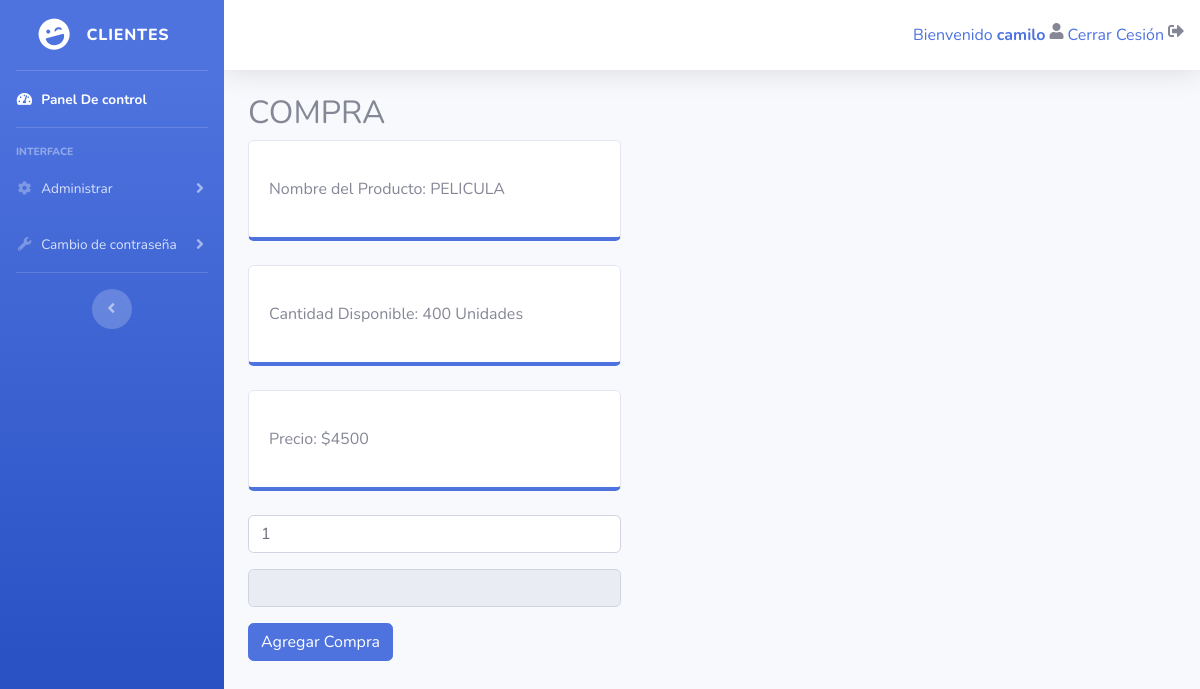
/peliculasplasticas/VerProducto.php?id=1 (signed in), run on the app's committed database.
### tables this page shows
CREATE TABLE `producto` (
  `id_prod` int(11) NOT NULL,
  `Nombre` varchar(255) NOT NULL,
  `id_materia_prima_1` int(11) NOT NULL,
  `id_materia_prima_2` int(11) NOT NULL,
  `requisito_1` int(11) NOT NULL,
  `requisito_2` int(11) NOT NULL
);

CREATE TABLE `fabricacion` (
  `id_fab` int(11) NOT NULL,
  `id_prod` int(11) NOT NULL,
  `cantidad` int(11) NOT NULL,
  `precio` double NOT NULL,
  `fecha` date NOT NULL
);

### peliculasplasticas/VerProducto.php (the view, shortened to what this page needs)
<?php
include_once 'conexion.php';
if ($_GET) {
  $id = $_GET['id'];
  $sql_unico = 'SELECT * FROM fabricacion WHERE id_fab=?';
  $gsent_unico = $pdo->prepare($sql_unico);
  $gsent_unico->execute(array($id));
  $resultado_unico = $gsent_unico->fetch();
  $id2 = $resultado_unico['id_prod'];
  $sql_unico2 = 'SELECT * FROM producto WHERE id_prod=?';
  $gsent_unico2 = $pdo->prepare($sql_unico2);
  $gsent_unico2->execute(array($id2));
  $resultado_unico2 = $gsent_unico2->fetch();
}
?>
<!DOCTYPE html>
<html lang="en">
<head>
  <link href="vendor/fontawesome-free/css/all.min.css" rel="stylesheet" type="text/css">
  <link href="css/sb-admin-2.min.css" rel="stylesheet">
</head>
<body id="page-top">
  <div class="nav-collapse">
    <div id="wrapper">
      <ul class="navbar-nav bg-gradient-primary sidebar sidebar-dark accordion" id="accordionSidebar">
        <a class="sidebar-brand d-flex align-items-center justify-content-center" href="admin.php">
          <div class="sidebar-brand-icon rotate-n-15">
            <i class="fas fa-laugh-wink"></i>
          </div>
          <div class="sidebar-brand-text mx-3">CLIENTES</div>
        </a>
        <hr class="sidebar-divider my-0">
        <li class="nav-item active">
          <a class="nav-link" href="admin.php">
            <i class="fas fa-fw fa-tachometer-alt"></i>
            <span>Panel De control</span></a>
        </li>
        <hr class="sidebar-divider">
        <div class="sidebar-heading">
          Interface
        </div>
        <li class="nav-item">
          <a class="nav-link collapsed" href="admin.php" data-toggle="collapse" data-target="#collapseTwo" aria-expanded="true" aria-controls="collapseTwo">
            <i class="fas fa-fw fa-cog"></i>
            <span>Administrar</span>
          </a>
        </li>
        <li class="nav-item">
          <a class="nav-link collapsed" href="#" data-toggle="collapse" data-target="#collapseUtilities" aria-expanded="true" aria-controls="collapseUtilities">
            <i class="fas fa-fw fa-wrench"></i>
            <span>Cambio de contraseña</span>
          </a>
        </li>
        <hr class="sidebar-divider d-none d-md-block">
        <div class="text-center d-none d-md-inline">
          <button class="rounded-circle border-0" id="sidebarToggle"></button>
        </div>
      </ul>
      <div id="content-wrapper" class="d-flex flex-column">
        <div id="content">
          <nav class="navbar navbar-expand navbar-light bg-white topbar mb-4 static-top shadow">
            <ul class="navbar-nav ml-auto">
              <ul class="nav pull-right">
                <li class="nav-item dropdown no-arrow mx-1"><a href="">Bienvenido <strong><?php echo $_SESSION['user']; ?> </strong> </a></li>
                <i class="fas fa-user"></i>
                <li class="nav-item dropdown no-arrow mx-1"><a href="desconectar.php"> Cerrar Cesión </a></li>
                <i class="fas fa-sign-out-alt"></i>
              </ul>
            </ul>
          </nav>
          <div class="container-fluid">
            <div class="row">
              <div class="col-md-5">
                <?php if ($_GET) : ?>
                  <h2>COMPRA</h2>
                  <div class="card mb-4 py-3 border-bottom-primary">
                    <div class="card-body">
                      Nombre del Producto: <?php echo $resultado_unico2['Nombre'] ?>
                    </div>
                  </div>
                  <div class="card mb-4 py-3 border-bottom-primary">
                    <div class="card-body">
                      Cantidad Disponible: <?php echo $resultado_unico['cantidad'] ?> Unidades
                    </div>
                  </div>
                  <div class="card mb-4 py-3 border-bottom-primary">
                    <div class="card-body">
                      Precio: $<?php echo $resultado_unico['precio'] ?>
                    </div>
                  </div>
                  <form method="POST" action="agregarcompra.php">
                    <input type="number" value="1" class="form-control mt-3" name="cantidad" id="cantidad" onchange="sumar();">
                    <input type="input" value="" class="form-control mt-3" name="total" id="total" readonly="readonly">
                    <button class="btn btn-primary mt-3">Agregar Compra</button>
                  </form>
                <?php endif ?>
              </div>
            </div>
          </div>
        </div>
      </div>
    </div>
  </div>
</body>
</html>

### data on the page
producto: Nombre "PELICULA"
fabricacion: cantidad "400", precio "4500"

### other printed values
$_SESSION['user'] "camilo"
